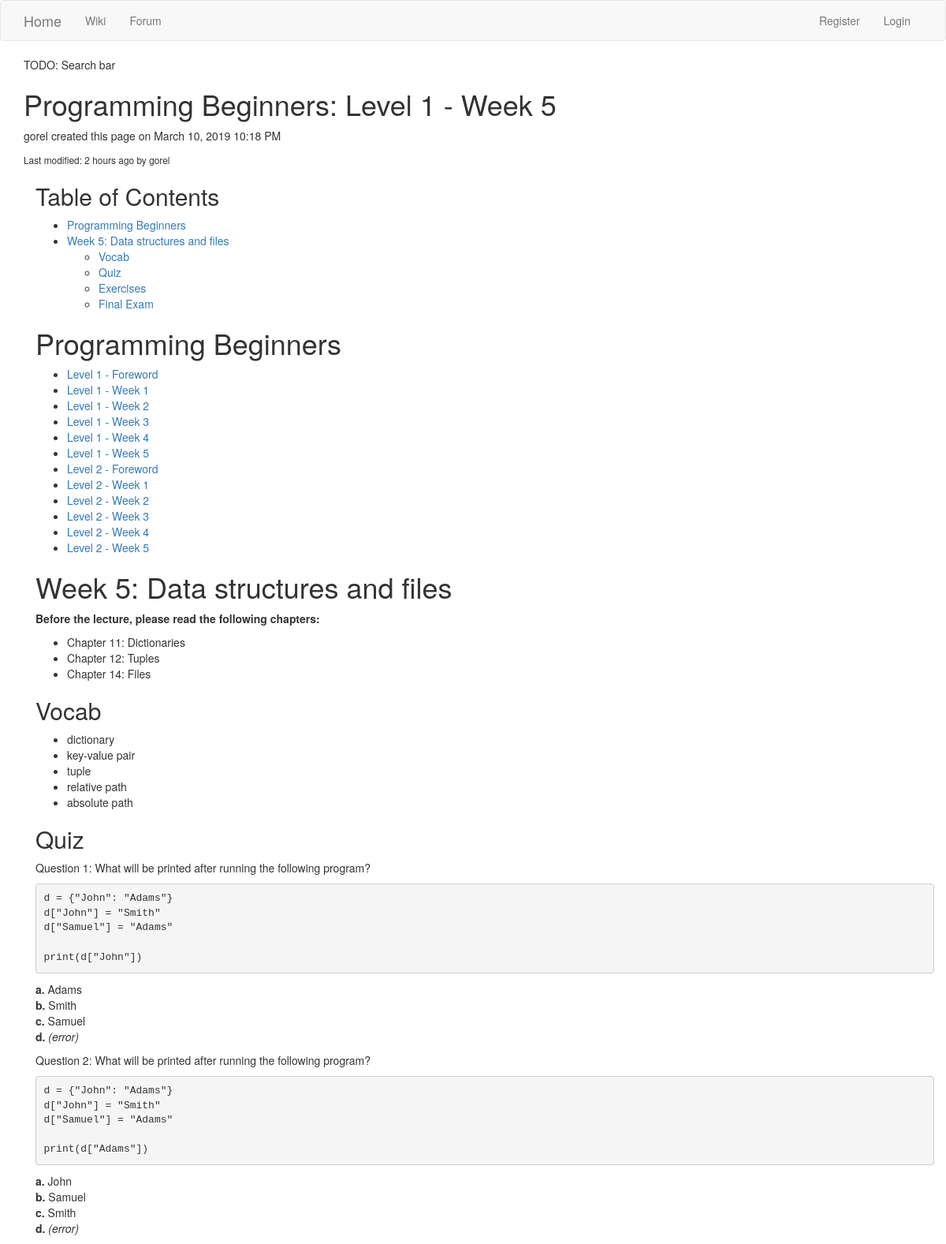
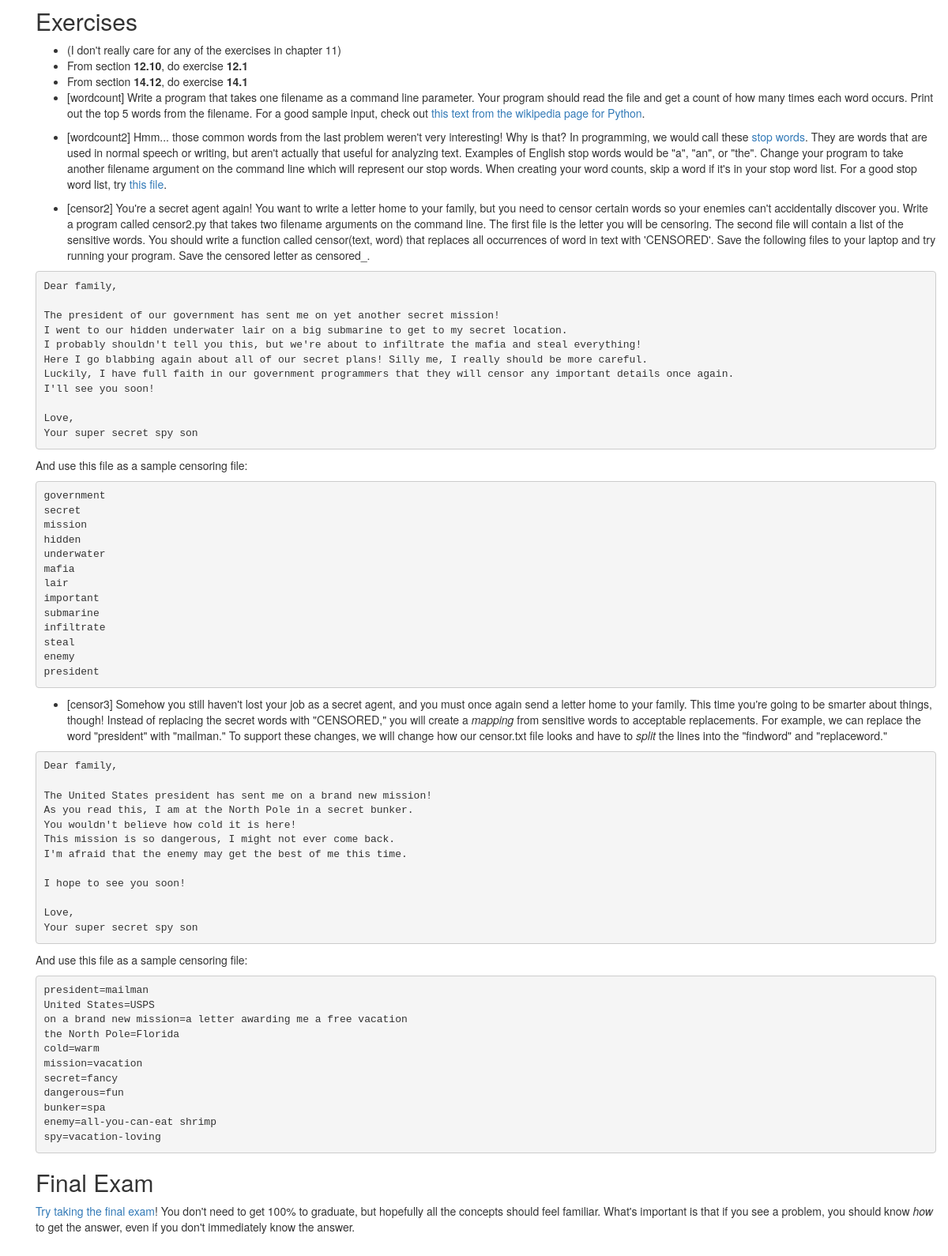
/wiki/programming-beginners-level-1-week-5, run on the app's committed database (2 pictures, top to bottom).
### personal_site/wiki/models.py (models this page shows, shortened)
class WikiPage(db.Model):
    id = db.Column(db.Integer, primary_key=True)
    idname = db.Column(db.String(64), index=True, unique=True)
    name = db.Column(db.String(64))
    content = db.Column(db.Text)
    created_at = db.Column(db.DateTime)
    last_modified_at = db.Column(db.DateTime)
    creator_id = db.Column(db.Integer, db.ForeignKey("user.id"))
    creator = db.relationship("User", foreign_keys=[creator_id])
    last_editor_id = db.Column(db.Integer, db.ForeignKey("user.id"))
    last_editor = db.relationship("User", foreign_keys=[last_editor_id])
    views = db.Column(db.Integer)
    @property
    def html(self):
        content_with_toc = "\n".join([
            "<h2>Table of Contents</h2>",
            "[TOC]",
            "",
            self.content,
        ])
        return MD.convert(content_with_toc)
    @classmethod
    def get_by_idname_or_404(cls, idname):
        return cls.query.filter_by(idname=idname).first_or_404()

### personal_site/auth/models.py (models this page shows, shortened)
class User(db.Model, flask_login.UserMixin):
    id = db.Column(db.Integer, primary_key=True)
    username = db.Column(db.String(64))
    email = db.Column(db.String(64), index=True, unique=True)
    pw_hash = db.Column(db.String(64))
    email_verified = db.Column(db.Boolean)
    is_admin = db.Column(db.Boolean)
    pw_reset = db.relationship(PasswordReset, backref="user")

### personal_site/wiki/controllers.py (the view)
@wiki.route("/<page_idname>")
def view(page_idname):
    page = models.WikiPage.get_by_idname_or_404(page_idname)
    page.views += 1
    db.session.commit()
    return flask.render_template("wiki/view.html", page=page)

### personal_site/templates/wiki/view.html (shortened to what this page needs)
{% extends "wiki/base.html" %}
{% block wiki_content %}
    <div class="row">
        <h1>
            {{ page.name }}
        </h1>
        <p>{{ page.creator.username }} created this page on {{ moment(page.created_at).format("LLL") }}</p>
        <small>Last modified: {{ moment(page.last_modified_at).fromNow() }} by {{ page.last_editor.username }}</small>
        <div class="container">
            {{ page.html|safe }}
        </div>
{% endblock %}

### data on the page
WikiPage: name "Programming Beginners: Level 1 - Week 5", created_at "March 10, 2019 10:18 PM", last_modified_at "2 hours ago", html "Table of Contents Programming Beginners Week 5: Data structures and files Vocab Quiz Exercises Final Exam Programming Beginners Level 1 - Foreword Level 1 - Week 1 Level 1 - Week 2 Level 1 - Week 3 Level 1 - Week 4 Level 1 - Week 5 Level 2 - Foreword Level 2 - Week 1 Level 2 - Week 2 Level 2 - Week 3 Level 2 - Week 4 Level 2 - Week 5 Week 5: Data structures and files Before the lecture, please read the following chapters: Chapter 11: Dictionaries Chapter 12: Tuples Chapter 14: Files Vocab dictionary key-value pair tuple relative path absolute path Quiz Question 1: What will be printed after running the following program? d = {\"John\": \"Adams\"} d[\"John\"] = \"Smith\" d[\"Samuel\"] = \"Adams\"…"
User: creator.username "gorel", last_editor.username "gorel"
